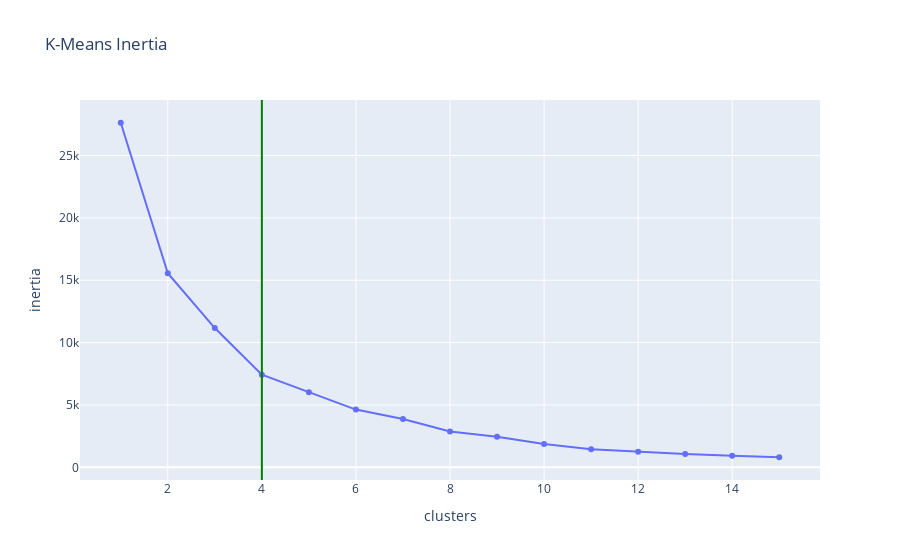

This figure's notebook cell:
### Markdown cell above
Vemos que en líneas generales lo que ha pasado es que el cluster 0 y el 1 se han fusionado. Establecimos que el cero eran los países poco contaminantes y los 1 con contaminación moderada. En este caso quedarían todos como poco contaminantes. Vamos a probar con otra combinación de variables que pensamos puede ser interesante:

### Code cell
prueba2 = df_procesed[["eficiency","Energy_production","energy_type"]]

inertia = []
for i in np.arange(1,16):
    km = KMeans(n_clusters=i).fit(prueba2)
    inertia.append(km.inertia_)
# ahora dibujamos las difrentes distorsiones o inercias:
fig = px.line(x= np.arange(1,16), y= inertia,markers=True,title="K-Means Inertia",\
        labels=dict(x="clusters",y="inertia")).add_vline(x=4,line_color="green")

clustering5 = KMeans(n_clusters=4,random_state=1234)
clustering5.fit(prueba2)
prediction5 = clustering5.predict(prueba2)
datas5 = np.unique(prediction5,return_counts=True)
resumen5 = pd.DataFrame({"clusters":datas5[0],"num_paises":datas5[1]})
fig.show()

### Figure 1 — Plotly figure (JSON) as saved in the notebook; plotly's stock layout.template omitted (floating-point values rounded to 4 significant figures)
{"data": [{"hovertemplate": "clusters=%{x}<br>inertia=%{y}<extra></extra>", "legendgroup": "", "line": {"color": "#636efa", "dash": "solid"}, "marker": {"symbol": "circle"}, "mode": "lines+markers", "name": "", "orientation": "v", "showlegend": false, "type": "scatter", "x": [1, 2, 3, 4, 5, 6, 7, 8, 9, 10, 11, 12, 13, 14, 15], "xaxis": "x", "y": [27630.0, 15560.0, 11170.0, 7427.0, 6027.0, 4629.0, 3878.0, 2880.0, 2450.0, 1867.0, 1442.0, 1240.0, 1076.0, 922.6, 806.1], "yaxis": "y"}], "layout": {"legend": {"tracegroupgap": 0}, "shapes": [{"line": {"color": "green"}, "type": "line", "x0": 4, "x1": 4, "xref": "x", "y0": 0, "y1": 1, "yref": "y domain"}], "title": {"text": "K-Means Inertia"}, "xaxis": {"anchor": "y", "domain": [0, 1], "title": {"text": "clusters"}}, "yaxis": {"anchor": "x", "domain": [0, 1], "title": {"text": "inertia"}}}}
